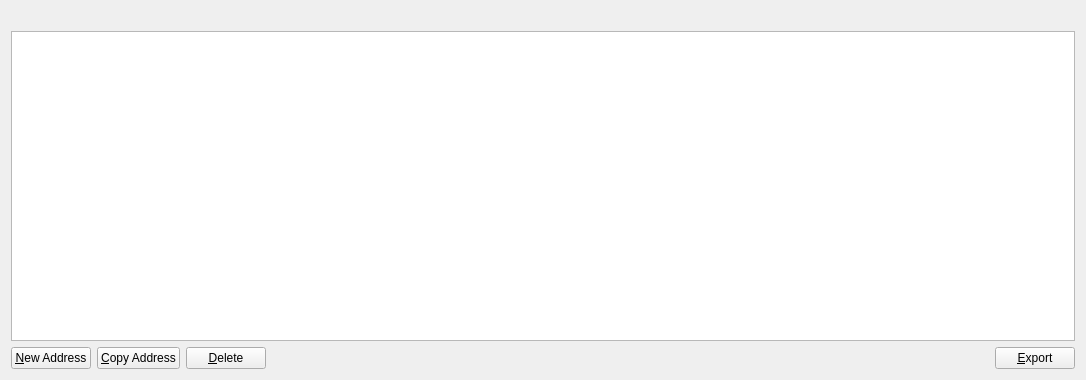
<?xml version="1.0" encoding="UTF-8"?>
<ui version="4.0">
 <class>AddressBookPage</class>
 <widget class="QWidget" name="AddressBookPage">
  <property name="geometry">
   <rect>
    <x>0</x>
    <y>0</y>
    <width>1086</width>
    <height>380</height>
   </rect>
  </property>
  <property name="windowTitle">
   <string>Address Book</string>
  </property>
  <property name="styleSheet">
   <string notr="true">#AddressBookPage{border:none;}</string>
  </property>
  <layout class="QVBoxLayout" name="verticalLayout">
   <item>
    <widget class="QLabel" name="labelExplanation">
     <property name="font">
      <font>
       <family>Helvetica</family>
       <weight>50</weight>
      <bold>false</bold>
      </font>
     </property>
     <property name="textFormat">
      <enum>Qt::PlainText</enum>
     </property>
     <property name="wordWrap">
      <bool>true</bool>
     </property>
    </widget>
   </item>
   <item>
    <widget class="QTableView" name="tableView">
     <property name="font">
      <font>
       <family>Helvetica</family>
       <weight>50</weight>
       <bold>false</bold>
      </font>
     </property>
     <property name="contextMenuPolicy">
      <enum>Qt::CustomContextMenu</enum>
     </property>
     <property name="toolTip">
      <string>Double-click to edit address or label</string>
     </property>
     <property name="tabKeyNavigation">
      <bool>false</bool>
     </property>
     <property name="alternatingRowColors">
      <bool>true</bool>
     </property>
     <property name="selectionMode">
      <enum>QAbstractItemView::SingleSelection</enum>
     </property>
     <property name="selectionBehavior">
      <enum>QAbstractItemView::SelectRows</enum>
     </property>
     <property name="sortingEnabled">
      <bool>true</bool>
     </property>
     <attribute name="verticalHeaderVisible">
      <bool>false</bool>
     </attribute>
    </widget>
   </item>
   <item>
    <layout class="QHBoxLayout" name="horizontalLayout">
     <item>
      <widget class="QPushButton" name="newAddress">
       <property name="font">
        <font>
         <family>Helvetica</family>
         <weight>50</weight>
         <bold>false</bold>
        </font>
       </property>
       <property name="toolTip">
        <string>Create a new address</string>
       </property>
       <property name="text">
        <string>&amp;New Address</string>
       </property>
       <property name="icon">
        <iconset resource="../bitcoin.qrc">
         <normaloff>:/icons/add</normaloff>:/icons/add</iconset>
       </property>
      </widget>
     </item>
     <item>
      <widget class="QPushButton" name="copyAddress">
       <property name="font">
        <font>
         <family>Helvetica</family>
         <weight>50</weight>
         <bold>false</bold>
        </font>
       </property>
       <property name="toolTip">
        <string>Copy the currently selected address to the system clipboard</string>
       </property>
       <property name="text">
        <string>&amp;Copy Address</string>
       </property>
       <property name="icon">
        <iconset resource="../bitcoin.qrc">
         <normaloff>:/icons/editcopy</normaloff>:/icons/editcopy</iconset>
       </property>
      </widget>
     </item>
     <item>
      <widget class="QPushButton" name="deleteAddress">
       <property name="font">
        <font>
         <family>Helvetica</family>
         <weight>50</weight>
         <bold>false</bold>
        </font>
       </property>
       <property name="toolTip">
        <string>Delete the currently selected address from the list</string>
       </property>
       <property name="text">
        <string>&amp;Delete</string>
       </property>
       <property name="icon">
        <iconset resource="../bitcoin.qrc">
         <normaloff>:/icons/remove</normaloff>:/icons/remove</iconset>
       </property>
      </widget>
     </item>
     <item>
      <spacer name="horizontalSpacer">
       <property name="orientation">
        <enum>Qt::Horizontal</enum>
       </property>
       <property name="sizeHint" stdset="0">
        <size>
         <width>40</width>
         <height>20</height>
        </size>
       </property>
      </spacer>
     </item>
     <item>
      <widget class="QPushButton" name="exportButton">
       <property name="font">
        <font>
         <family>Helvetica</family>
         <weight>50</weight>
         <bold>false</bold>
        </font>
       </property>
       <property name="toolTip">
        <string>Export the data in the current tab to a file</string>
       </property>
       <property name="text">
        <string>&amp;Export</string>
       </property>
       <property name="icon">
        <iconset resource="../bitcoin.qrc">
         <normaloff>:/icons/export</normaloff>:/icons/export</iconset>
       </property>
      </widget>
     </item>
    </layout>
   </item>
  </layout>
 </widget>
 <resources>
  <include location="../bitcoin.qrc"/>
 </resources>
 <connections/>
</ui>
